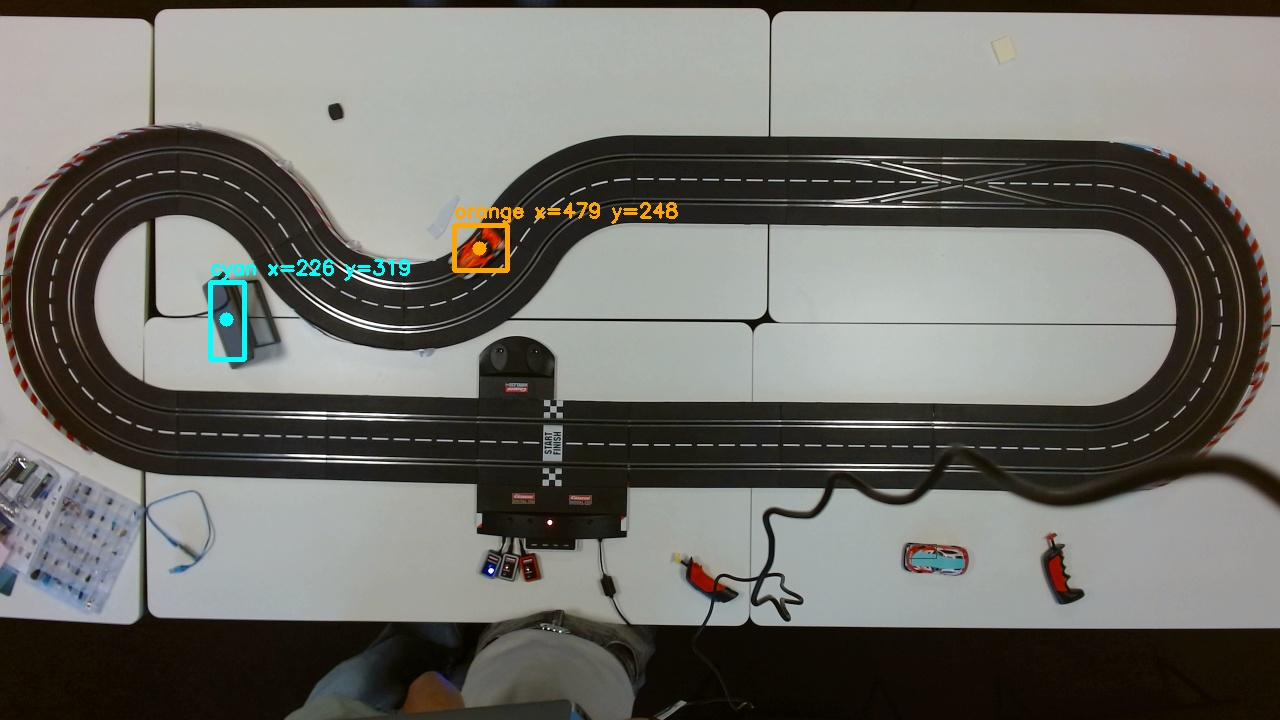
#> input picture Carrera Projekt/dual_record_last_frame.jpg, 1280 x 720 px
$ python analyze_track_positions.py
#> lines starting #> are read from the running program, lines starting #| are printed output that depends on the picture; after the words box and inside, x2 and y2 are one past the last pixel; in counts of white or black regions, pixels touching at a corner belong together
from __future__ import annotations

import argparse
import csv
import math
from collections import defaultdict
from dataclasses import dataclass
from pathlib import Path

import cv2
import numpy as np


@dataclass
class Sample:
    time_s: float
    x: int
    y: int
    area: float
    speed_px_s: float = 0.0
    section: str = ""
    distance_px: float = 0.0


SECTION_COLORS = {
    "bottom_straight": (80, 220, 80),
    "right_curve": (60, 180, 255),
    "top_straight": (255, 220, 80),
    "left_curve": (255, 120, 80),
    "s_curve": (220, 80, 255),
    "start_finish": (255, 255, 255),
    "transition": (160, 160, 160),
}


def parse_args() -> argparse.Namespace:
    parser = argparse.ArgumentParser(
        description="Erstellt aus Kamerapositionen eine einfache Carrera-Streckenkarte."
    )
    parser.add_argument("--input", default="dual_car_positions.csv")
    parser.add_argument("--car", default="orange")
    parser.add_argument("--background", default="dual_record_last_frame.jpg")
    parser.add_argument("--analysis-output", default="track_position_analysis.csv")
    parser.add_argument("--section-output", default="track_section_stats.csv")
    parser.add_argument("--overlay-output", default="track_map_overlay.jpg")
    parser.add_argument("--heatmap-output", default="track_speed_heatmap.jpg")
    parser.add_argument("--summary-output", default="track_summary.md")
    parser.add_argument("--max-step-px", type=float, default=190.0)
    return parser.parse_args()


def load_samples(path: Path, car: str) -> list[Sample]:
#> called with car = 'orange'
    rows: list[Sample] = []
    with path.open(newline="", encoding="utf-8") as handle:
#> (reads Carrera Projekt/dual_car_positions.csv from the repository)
        reader = csv.DictReader(handle)
        for row in reader:
            if row["car"] != car:
                continue
            rows.append(
                Sample(
                    time_s=float(row["time_s"]),
                    x=int(float(row["x"])),
                    y=int(float(row["y"])),
                    area=float(row["area"]),
                )
            )
    return sorted(rows, key=lambda sample: sample.time_s)


def smooth_samples(samples: list[Sample]) -> list[Sample]:
    if len(samples) < 5:
        return samples

    smoothed: list[Sample] = []
    for index, sample in enumerate(samples):
        start = max(0, index - 1)
        end = min(len(samples), index + 2)
        xs = sorted(item.x for item in samples[start:end])
        ys = sorted(item.y for item in samples[start:end])
        mid = len(xs) // 2
        smoothed.append(
            Sample(
                time_s=sample.time_s,
                x=xs[mid],
                y=ys[mid],
                area=sample.area,
            )
        )
    return smoothed


def section_for(x: int, y: int) -> str:
    if 500 <= x <= 620 and 330 <= y <= 520:
        return "start_finish"
    if x >= 1060:
        return "right_curve"
    if x <= 205:
        return "left_curve"
    if y >= 385 and 205 < x < 1060:
        return "bottom_straight"
    if y <= 255 and 500 < x < 1060:
        return "top_straight"
    if 205 < x <= 560 and y < 385:
        return "s_curve"
    return "transition"


def annotate_samples(samples: list[Sample], max_step_px: float) -> list[Sample]:
#> called with max_step_px = 190
    if not samples:
        return []

    result = [samples[0]]
    result[0].section = section_for(result[0].x, result[0].y)

    total_distance = 0.0
    previous = result[0]
    for sample in samples[1:]:
        dt = sample.time_s - previous.time_s
        dist = math.hypot(sample.x - previous.x, sample.y - previous.y)

        # Large jumps are almost always momentary color confusion, not real motion.
        if dt <= 0 or dist > max_step_px:
            continue

        total_distance += dist
        sample.speed_px_s = dist / dt
        sample.distance_px = total_distance
        sample.section = section_for(sample.x, sample.y)
        result.append(sample)
        previous = sample

    return result


def write_analysis(path: Path, samples: list[Sample]) -> None:
    with path.open("w", newline="", encoding="utf-8") as handle:
        writer = csv.DictWriter(
            handle,
            fieldnames=["time_s", "x", "y", "speed_px_s", "section", "distance_px"],
        )
        writer.writeheader()
        for sample in samples:
            writer.writerow(
                {
                    "time_s": round(sample.time_s, 3),
                    "x": sample.x,
                    "y": sample.y,
                    "speed_px_s": round(sample.speed_px_s, 1),
                    "section": sample.section,
                    "distance_px": round(sample.distance_px, 1),
                }
            )


def section_stats(samples: list[Sample]) -> dict[str, dict[str, float]]:
    grouped: dict[str, list[Sample]] = defaultdict(list)
    for sample in samples:
        if sample.speed_px_s > 0:
            grouped[sample.section].append(sample)

    stats: dict[str, dict[str, float]] = {}
    for section, values in grouped.items():
        speeds = [sample.speed_px_s for sample in values]
        stats[section] = {
            "count": len(values),
            "avg_speed_px_s": sum(speeds) / len(speeds),
            "min_speed_px_s": min(speeds),
            "max_speed_px_s": max(speeds),
        }
    return stats


def write_section_stats(path: Path, stats: dict[str, dict[str, float]]) -> None:
    with path.open("w", newline="", encoding="utf-8") as handle:
        writer = csv.DictWriter(
            handle,
            fieldnames=["section", "count", "avg_speed_px_s", "min_speed_px_s", "max_speed_px_s"],
        )
        writer.writeheader()
        for section, values in sorted(stats.items()):
            writer.writerow(
                {
                    "section": section,
                    "count": values["count"],
                    "avg_speed_px_s": round(values["avg_speed_px_s"], 1),
                    "min_speed_px_s": round(values["min_speed_px_s"], 1),
                    "max_speed_px_s": round(values["max_speed_px_s"], 1),
                }
            )


def speed_color(speed: float, min_speed: float, max_speed: float) -> tuple[int, int, int]:
    if max_speed <= min_speed:
        ratio = 0.0
    else:
        ratio = max(0.0, min(1.0, (speed - min_speed) / (max_speed - min_speed)))
    value = np.uint8([[round(ratio * 255)]])
    bgr = cv2.applyColorMap(value, cv2.COLORMAP_TURBO)[0][0]
    return int(bgr[0]), int(bgr[1]), int(bgr[2])


def draw_legend(image: np.ndarray, min_speed: float, max_speed: float) -> None:
    x0, y0 = 20, 22
    width, height = 260, 18
    for i in range(width):
        color = speed_color(min_speed + (max_speed - min_speed) * i / width, min_speed, max_speed)
        cv2.line(image, (x0 + i, y0), (x0 + i, y0 + height), color, 1)
    cv2.rectangle(image, (x0, y0), (x0 + width, y0 + height), (255, 255, 255), 1)
    cv2.putText(
        image,
        f"Speed px/s {min_speed:.0f} -> {max_speed:.0f}",
        (x0, y0 + 42),
        cv2.FONT_HERSHEY_SIMPLEX,
        0.6,
        (255, 255, 255),
        2,
    )


def create_overlay(background_path: Path, samples: list[Sample], out_path: Path) -> None:
    image = cv2.imread(str(background_path))
#> image is the input picture: shape (720, 1280, 3); mean B, G, R 105.9, 111.6, 112.2
    if image is None:
        width = max(sample.x for sample in samples) + 40
        height = max(sample.y for sample in samples) + 40
        image = np.zeros((height, width, 3), dtype=np.uint8)

    speeds = [sample.speed_px_s for sample in samples if sample.speed_px_s > 0]
    min_speed = min(speeds) if speeds else 0.0
    max_speed = max(speeds) if speeds else 1.0

    overlay = image.copy()
    for a, b in zip(samples, samples[1:]):
        color = speed_color(b.speed_px_s, min_speed, max_speed)
        cv2.line(overlay, (a.x, a.y), (b.x, b.y), color, 4, cv2.LINE_AA)
#> overlay: shape (720, 1280, 3); 5.73% of pixels changed, all inside (x1, y1, x2, y2) = (20, 148, 1249, 477)

    for sample in samples[:: max(1, len(samples) // 120)]:
        color = SECTION_COLORS.get(sample.section, (255, 255, 255))
        cv2.circle(overlay, (sample.x, sample.y), 4, color, -1, cv2.LINE_AA)
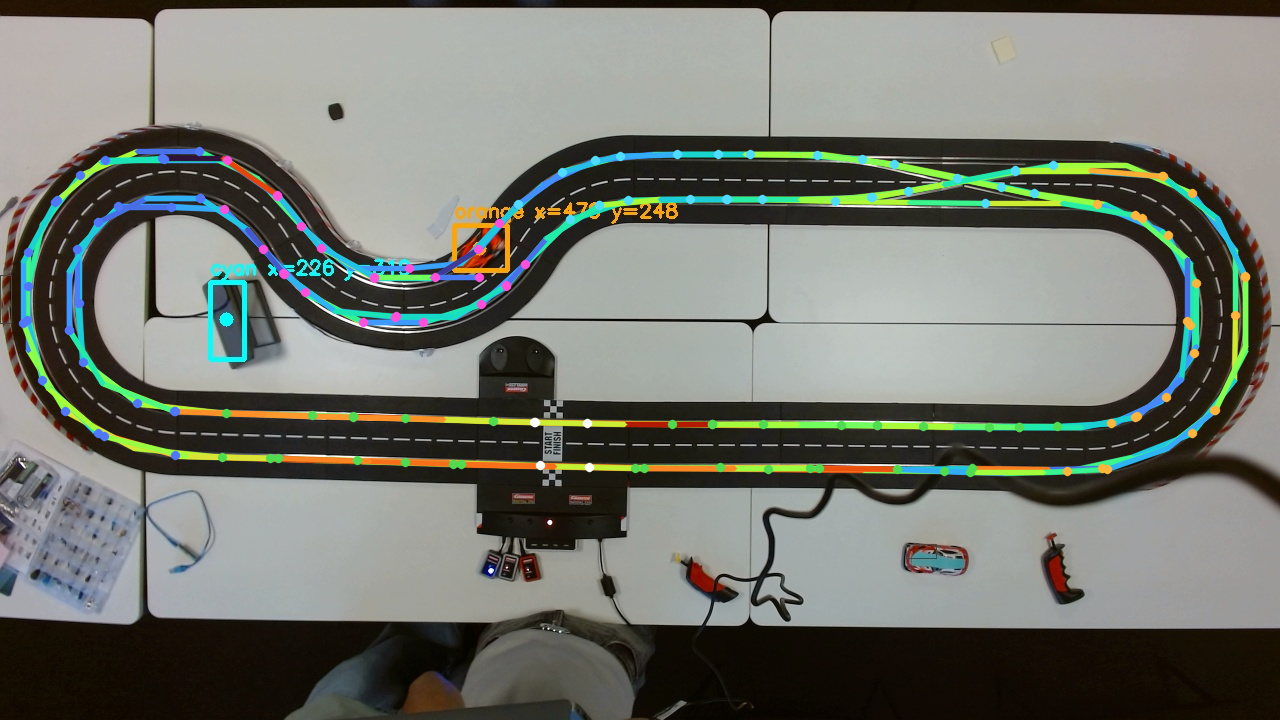
#> overlay: shape (720, 1280, 3); mean B, G, R 110.5, 118.6, 115.2

    label_positions = {
        "left_curve": (60, 310),
        "s_curve": (330, 245),
        "top_straight": (740, 165),
        "right_curve": (1110, 330),
        "bottom_straight": (720, 460),
        "start_finish": (515, 350),
    }
    for section, pos in label_positions.items():
        color = SECTION_COLORS.get(section, (255, 255, 255))
        cv2.putText(overlay, section, pos, cv2.FONT_HERSHEY_SIMPLEX, 0.65, color, 2)
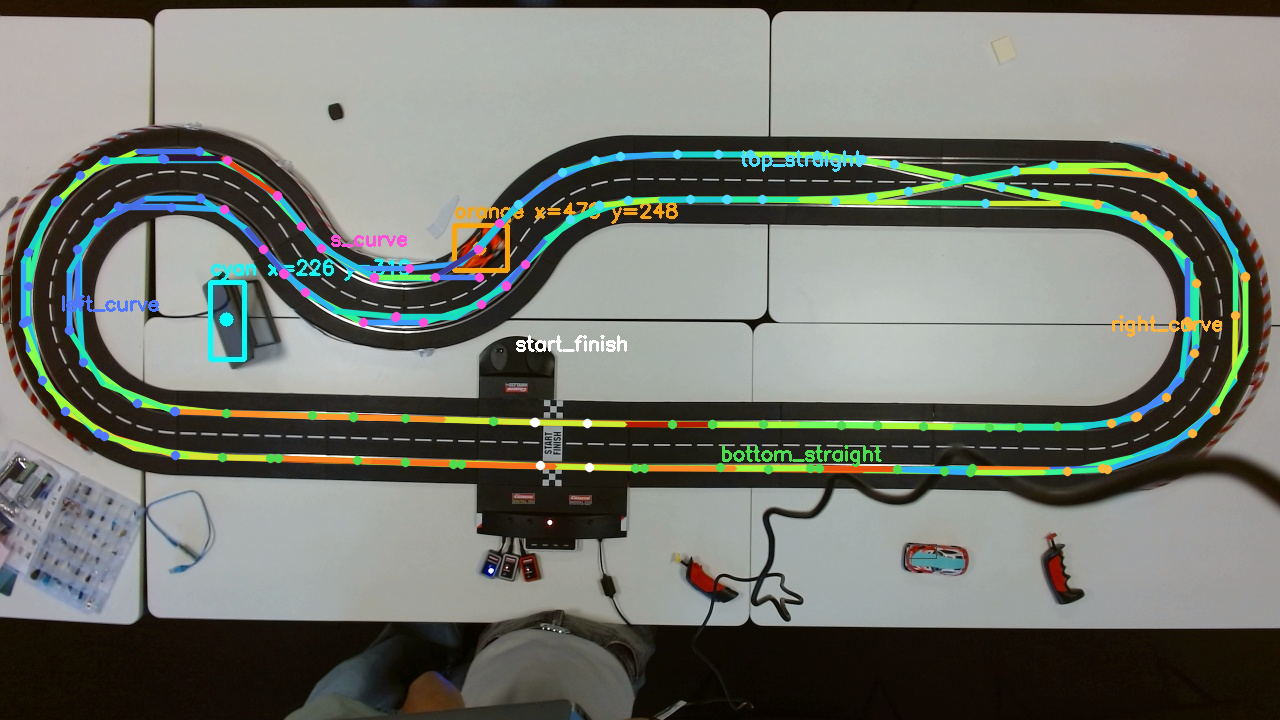
#> overlay: shape (720, 1280, 3); 0.49% of pixels changed, all inside (x1, y1, x2, y2) = (62, 150, 1222, 467)

    draw_legend(overlay, min_speed, max_speed)
#> the loop in draw_legend, `for i in range(width):` made 260 passes
#> color on passes 1 to 3: (59, 18, 48), (67, 21, 50), (74, 24, 51)
    cv2.imwrite(str(out_path), overlay)


def create_heatmap(background_path: Path, samples: list[Sample], out_path: Path) -> None:
    image = cv2.imread(str(background_path))
    if image is None:
        return

    heat = np.zeros(image.shape[:2], dtype=np.float32)
    for sample in samples:
        cv2.circle(heat, (sample.x, sample.y), 18, float(sample.speed_px_s), -1)
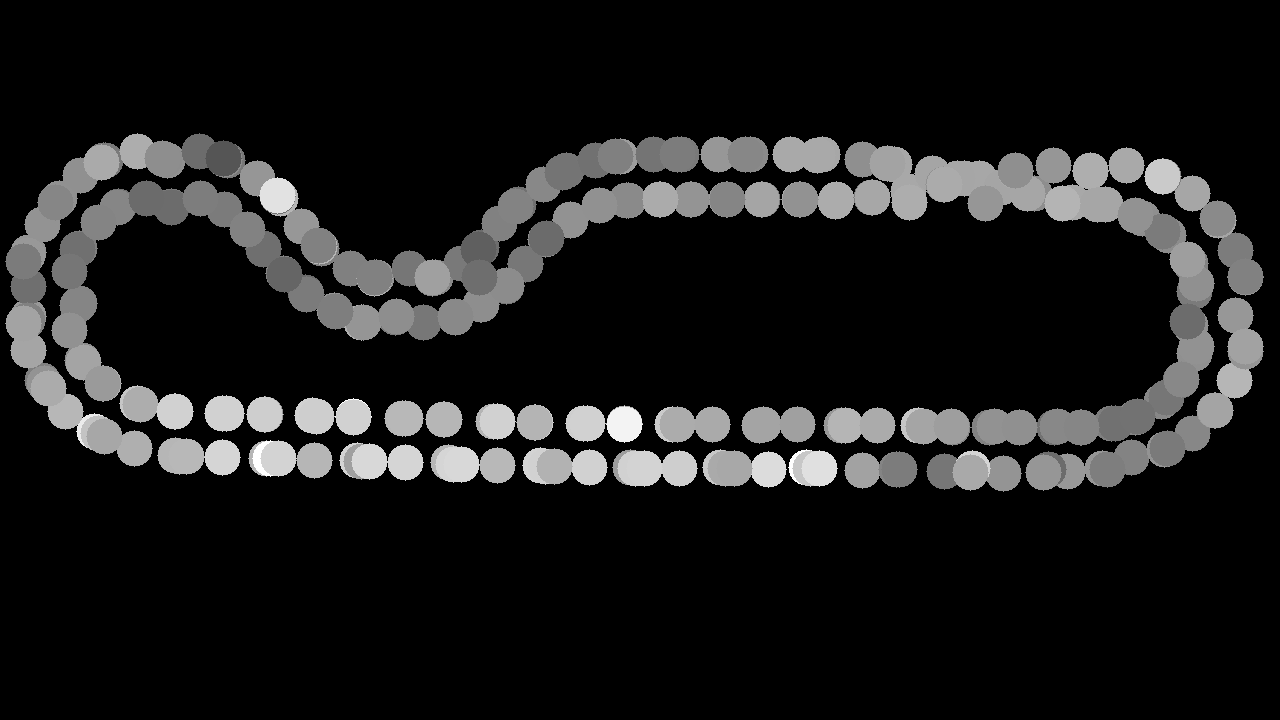
#> heat: shape (720, 1280) float32; min 0, max 1167.3, mean 125.7; drawn with min black and max white
    heat = cv2.GaussianBlur(heat, (0, 0), 15)
    normalized = cv2.normalize(heat, None, 0, 255, cv2.NORM_MINMAX).astype(np.uint8)
    colored = cv2.applyColorMap(normalized, cv2.COLORMAP_TURBO)
    blended = cv2.addWeighted(image, 0.65, colored, 0.35, 0)
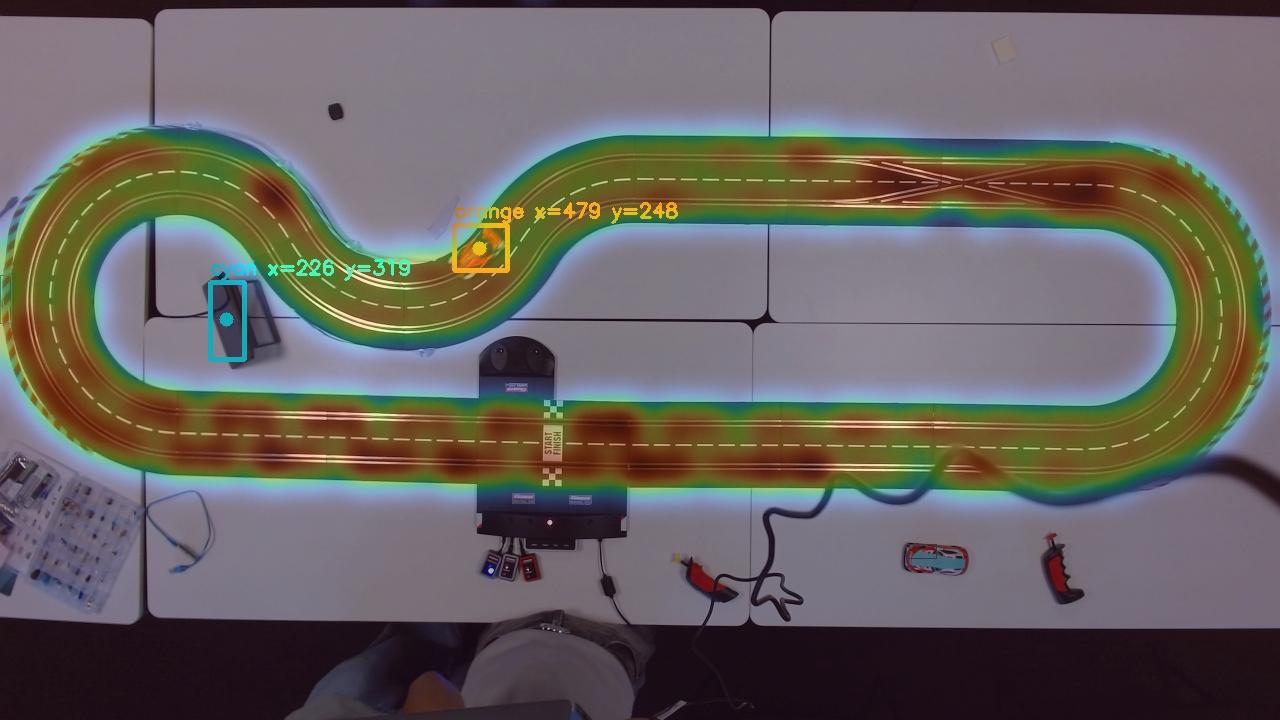
#> blended: shape (720, 1280, 3); mean B, G, R 96.4, 99.1, 104
    cv2.imwrite(str(out_path), blended)


def write_summary(path: Path, samples: list[Sample], stats: dict[str, dict[str, float]]) -> None:
    duration = samples[-1].time_s - samples[0].time_s if len(samples) > 1 else 0.0
    distance = samples[-1].distance_px if samples else 0.0
    lines = [
        "# Track Summary",
        "",
        f"- Samples: {len(samples)}",
        f"- Duration: {duration:.2f} s",
        f"- Camera path distance: {distance:.0f} px",
        "",
        "## Sections",
        "",
        "| Section | Samples | Avg px/s | Min px/s | Max px/s |",
        "| --- | ---: | ---: | ---: | ---: |",
    ]
    for section, values in sorted(stats.items()):
        lines.append(
            "| {} | {} | {:.1f} | {:.1f} | {:.1f} |".format(
                section,
                int(values["count"]),
                values["avg_speed_px_s"],
                values["min_speed_px_s"],
                values["max_speed_px_s"],
            )
        )

    lines.extend(
        [
            "",
            "## Meaning",
            "",
            "This is the first local learning layer: it converts camera x/y points into rough track sections.",
            "Later, when the Pico W can control the trigger, these sections become the places where the driving agent changes throttle.",
        ]
    )
    path.write_text("\n".join(lines) + "\n", encoding="utf-8")


def main() -> None:
    args = parse_args()
    raw = load_samples(Path(args.input), args.car)
    if not raw:
        raise SystemExit(f"Keine Daten fuer Auto {args.car!r} in {args.input}")

    samples = annotate_samples(smooth_samples(raw), max_step_px=args.max_step_px)
    stats = section_stats(samples)

    write_analysis(Path(args.analysis_output), samples)
    write_section_stats(Path(args.section_output), stats)
    create_overlay(Path(args.background), samples, Path(args.overlay_output))
    create_heatmap(Path(args.background), samples, Path(args.heatmap_output))
    write_summary(Path(args.summary_output), samples, stats)

    print(f"Raw samples: {len(raw)}")
    print(f"Used samples: {len(samples)}")
    print(f"Sections: {', '.join(sorted(stats))}")
    print(f"Wrote: {args.analysis_output}")
    print(f"Wrote: {args.section_output}")
    print(f"Wrote: {args.overlay_output}")
    print(f"Wrote: {args.heatmap_output}")
    print(f"Wrote: {args.summary_output}")


if __name__ == "__main__":
    main()
